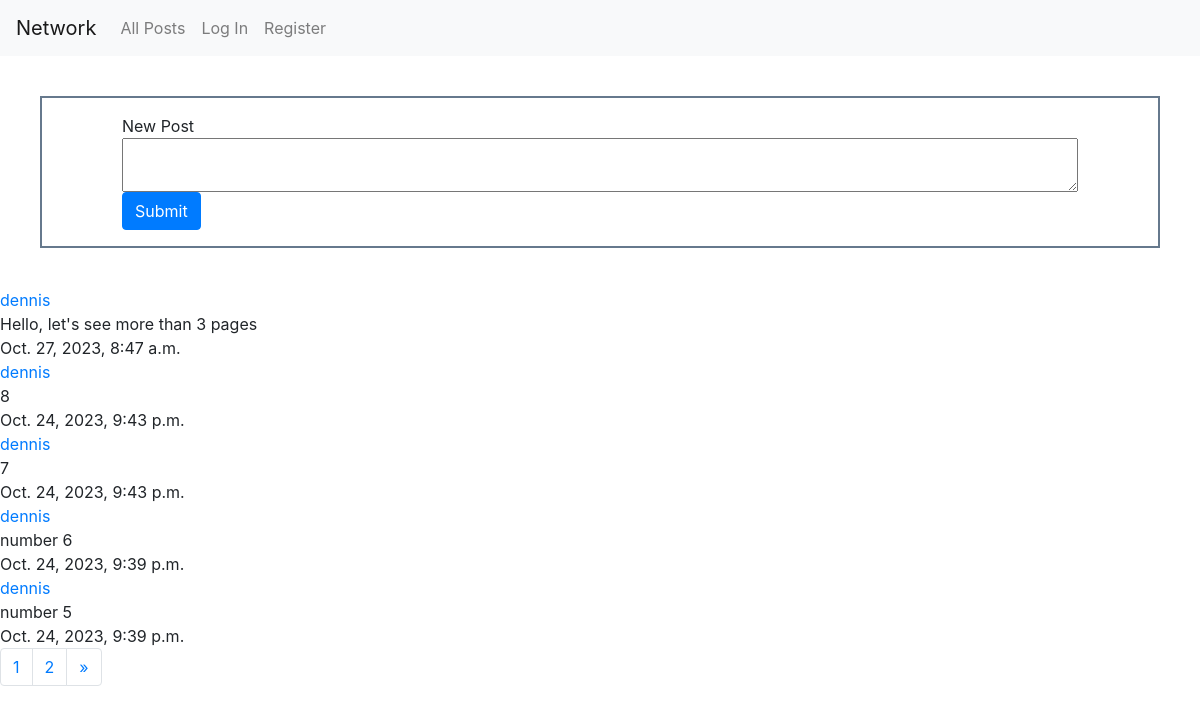
Before: / with the older database file.
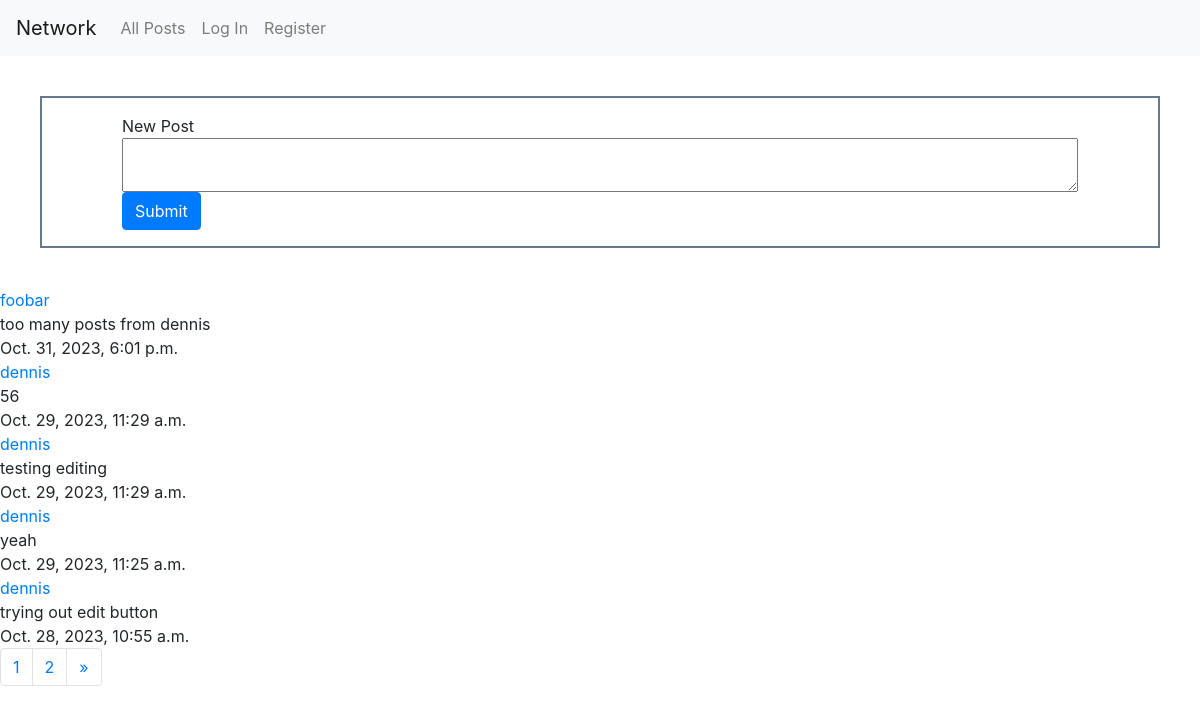
After: the same page with the newer database file.
### network/models.py (models this page shows, shortened)
class Post(models.Model):
    poster = models.ForeignKey(User, on_delete=models.CASCADE, related_name="post")
    content = models.TextField()
    timestamp = models.DateTimeField()

class User(AbstractUser):
    pass

### network/views.py (the view)
# urls.py: path("", views.index, name="index"),
def index(request):
    post_list = Post.objects.all()
    post_list = post_list.order_by("-timestamp").all()
    paginator = Paginator(post_list,5)
    page_number = request.GET.get('page')
    post_list = paginator.get_page(page_number)
    return render(request, "network/index.html",{"post_list":post_list})

### network/templates/network/index.html (shortened to what this page needs)
{% extends "network/layout.html" %}
{% load static %}
{% block body %}
    <div id="new-post">
        <div id="new-post-form">
            New Post
            <form id="submit-post">
                <div>
                    <textarea id="new-post-text"></textarea>
                </div>
                <input type="submit" id="new-post-button" class="btn btn-primary">
            </form>
        </div>
    </div>
    <div id="main-page">
        <div id="all-posts">
            {% for post in post_list %}
                <div class="post">
                    <a href="{% url 'profile' post.poster_id %}">{{ post.poster }}</a>
                    <div id="{{ post.id }}-content">{{ post.content }}</div>
                    <div>{{ post.timestamp }}</div>
                </div>
            {% endfor %}
        </div>
    </div>
    <nav aria-label="Page navigation">
        <ul class="pagination">
        {% if post_list.paginator.num_pages <= 3 %}
            {% for page in post_list.paginator.page_range %}
                <li class="page-item"><a class="page-link" href="?page={{ page }}">{{ page }}</a></li>
            {% endfor %}
        {% else %}
            <li class="page-item"><a class="page-link" href="?page={{ post_list.number }}">{{ post_list.number }}</a></li>
          {% if post_list.has_next %}
            <li class="page-item"><a class="page-link" href="?page={{ post_list.next_page_number }}">{{ post_list.next_page_number }}</a></li>
          {% endif %}
        {% endif %}
        {% if post_list.has_next %}
            <li class="page-item">
            <a class="page-link" href="?page={{ post_list.next_page_number }}" aria-label="Next">
              <span aria-hidden="true">&raquo;</span>
            </a>
          </li>
        {% endif %}
        </ul>
      </nav>
{% endblock %}

Changed rows visible on the page:
no longer on this page (row unchanged): Post: poster "dennis", content "Hello, let's see more than 3 pages", timestamp "Oct. 27, 2023, 8:47 a.m."
no longer on this page (row unchanged): Post: poster "dennis", content "8", timestamp "Oct. 24, 2023, 9:43 p.m."
no longer on this page (row unchanged): Post: poster "dennis", content "7", timestamp "Oct. 24, 2023, 9:43 p.m."
no longer on this page (row unchanged): Post: poster "dennis", content "number 6", timestamp "Oct. 24, 2023, 9:39 p.m."
no longer on this page (row unchanged): Post: poster "dennis", content "number 5", timestamp "Oct. 24, 2023, 9:39 p.m."
added Post: poster "foobar", content "too many posts from dennis", timestamp "Oct. 31, 2023, 6:01 p.m."
added Post: poster "dennis", content "56", timestamp "Oct. 29, 2023, 11:29 a.m."
added Post: poster "dennis", content "testing editing", timestamp "Oct. 29, 2023, 11:29 a.m."
added Post: poster "dennis", content "yeah", timestamp "Oct. 29, 2023, 11:25 a.m."
added Post: poster "dennis", content "trying out edit button", timestamp "Oct. 28, 2023, 10:55 a.m."
